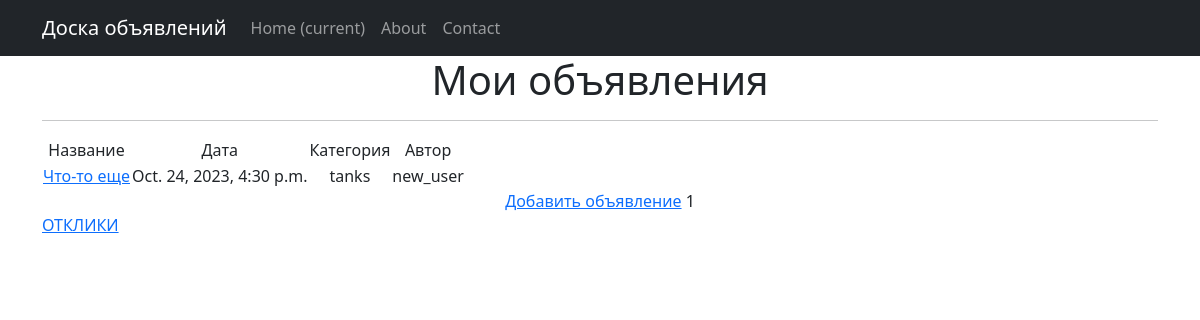
Screenshot of /advs/profile/ (signed in) with the database file from the repository.
### advapp/models.py (models this page shows, shortened)
class Advertisement(models.Model):
    GUILD = (
        ('tanks', 'Танки'),
        ('healers', 'Хилы'),
        ('damagers', 'ДД'),
        ('traders', 'Торговцы'),
        ('guildmasters', 'Гилдмастеры'),
        ('questgivers', 'Квестгиверы'),
        ('blacksmiths', 'Кузнецы'),
        ('tanners', 'Кожевники'),
        ('potions', 'Зельевары'),
        ('spellmasters', 'Мастера заклинаний'),
    )
    author = models.ForeignKey(User, on_delete=models.CASCADE)
    title = models.CharField(max_length=64)
    content = models.TextField()
    category = models.CharField(max_length=16, choices=GUILD, default='tanks')
    date = models.DateTimeField(auto_now_add=True)
    file = models.ImageField(upload_to='uploads/', blank=True, null=False)

### advapp/views.py (the view)
# urls.py: path('profile/', Profile.as_view(), name='profile'),
class Profile(LoginRequiredMixin, ListView):
    model = Advertisement
    ordering = '-date'
    template_name = 'profile.html'
    context_object_name = 'profile'
    paginate_by = 3
    def get_queryset(self):
        return Advertisement.objects.filter(author=self.request.user)

### templates/profile.html (shortened to what this page needs)
{% extends 'flatpages/default.html' %}
{% block content %}
<h1>Мои объявления</h1>
<hr>
    {% if profile %}
        <table>
            <tr>
                <td>Название</td>
                <td>Дата</td>
                <td>Категория</td>
                <td>Автор</td>
            </tr>
            {% for advertisement in profile %}
            <tr>
                <td>
                    <a href="{% url 'adv_detail' pk=advertisement.id %}">{{ advertisement.title }}</a>
                </td>
                <td>{{ advertisement.date }}</td>
                <td>{{ advertisement.category }}</td>
                <td>{{ advertisement.author }}</td>
            </tr>
            {% endfor %}
        </table>
    {% else %}
    <h2>Объявлений нет!</h2>
    {% endif %}
    {% if request.user.is_authenticated %}
    <a href="{% url 'adv_create' %}">Добавить объявление</a>
    {% else %}
    {{ empty }}
    {% endif %}
    {{ page_obj.number }}
<p align="left"><a href="{% url 'responses' %}">ОТКЛИКИ</a></p>
{% endblock content %}

### rows the page displays
Advertisement: title "Что-то еще", date "Oct. 24, 2023, 4:30 p.m.", category "tanks", author "new_user"

### other values shown
{{ page_obj.number }} "1"
